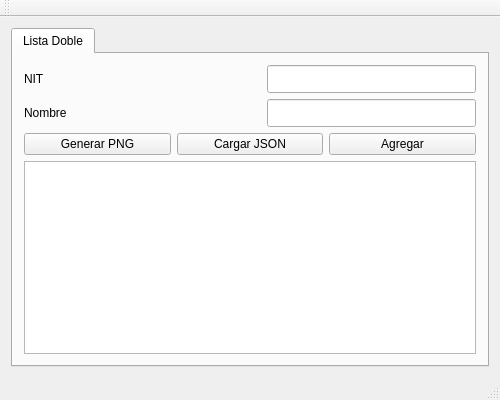
<?xml version="1.0" encoding="UTF-8"?>
<ui version="4.0">
 <class>MainWindow</class>
 <widget class="QMainWindow" name="MainWindow">
  <property name="geometry">
   <rect>
    <x>0</x>
    <y>0</y>
    <width>500</width>
    <height>400</height>
   </rect>
  </property>
  <property name="windowTitle">
   <string>MainWindow</string>
  </property>
  <widget class="QWidget" name="centralWidget">
   <layout class="QGridLayout" name="gridLayout">
    <item row="0" column="0">
     <widget class="QTabWidget" name="tabWidget">
      <widget class="QWidget" name="tab_main_doble">
       <attribute name="title">
        <string>Lista Doble</string>
       </attribute>
       <layout class="QGridLayout" name="gridLayout_2">
        <item row="0" column="0" colspan="3">
         <layout class="QHBoxLayout" name="horizontalLayout">
          <item>
           <widget class="QLabel" name="lbl_main_nit">
            <property name="text">
             <string>NIT</string>
            </property>
           </widget>
          </item>
          <item>
           <spacer name="horizontalSpacer">
            <property name="orientation">
             <enum>Qt::Horizontal</enum>
            </property>
            <property name="sizeHint" stdset="0">
             <size>
              <width>40</width>
              <height>20</height>
             </size>
            </property>
           </spacer>
          </item>
          <item>
           <widget class="QLineEdit" name="edt_main_nit">
            <property name="minimumSize">
             <size>
              <width>209</width>
              <height>28</height>
             </size>
            </property>
            <property name="maximumSize">
             <size>
              <width>28</width>
              <height>16777215</height>
             </size>
            </property>
           </widget>
          </item>
         </layout>
        </item>
        <item row="1" column="0" colspan="3">
         <layout class="QHBoxLayout" name="horizontalLayout_2">
          <item>
           <widget class="QLabel" name="lbl_main_nombre">
            <property name="text">
             <string>Nombre</string>
            </property>
           </widget>
          </item>
          <item>
           <spacer name="horizontalSpacer_2">
            <property name="orientation">
             <enum>Qt::Horizontal</enum>
            </property>
            <property name="sizeHint" stdset="0">
             <size>
              <width>40</width>
              <height>20</height>
             </size>
            </property>
           </spacer>
          </item>
          <item>
           <widget class="QLineEdit" name="edt_main_nombre">
            <property name="minimumSize">
             <size>
              <width>209</width>
              <height>28</height>
             </size>
            </property>
            <property name="maximumSize">
             <size>
              <width>209</width>
              <height>28</height>
             </size>
            </property>
           </widget>
          </item>
         </layout>
        </item>
        <item row="2" column="0">
         <widget class="QPushButton" name="btn_main_generar">
          <property name="text">
           <string>Generar PNG</string>
          </property>
         </widget>
        </item>
        <item row="2" column="1">
         <widget class="QPushButton" name="btn_main_carga">
          <property name="text">
           <string>Cargar JSON</string>
          </property>
         </widget>
        </item>
        <item row="2" column="2">
         <widget class="QPushButton" name="btn_main_agregar">
          <property name="text">
           <string>Agregar</string>
          </property>
         </widget>
        </item>
        <item row="3" column="0" colspan="3">
         <widget class="QTableWidget" name="tbl_main_detalle"/>
        </item>
       </layout>
      </widget>
     </widget>
    </item>
   </layout>
  </widget>
  <widget class="QMenuBar" name="menuBar">
   <property name="geometry">
    <rect>
     <x>0</x>
     <y>0</y>
     <width>500</width>
     <height>25</height>
    </rect>
   </property>
  </widget>
  <widget class="QToolBar" name="mainToolBar">
   <attribute name="toolBarArea">
    <enum>TopToolBarArea</enum>
   </attribute>
   <attribute name="toolBarBreak">
    <bool>false</bool>
   </attribute>
  </widget>
  <widget class="QStatusBar" name="statusBar"/>
 </widget>
 <layoutdefault spacing="6" margin="11"/>
 <resources/>
 <connections/>
</ui>
